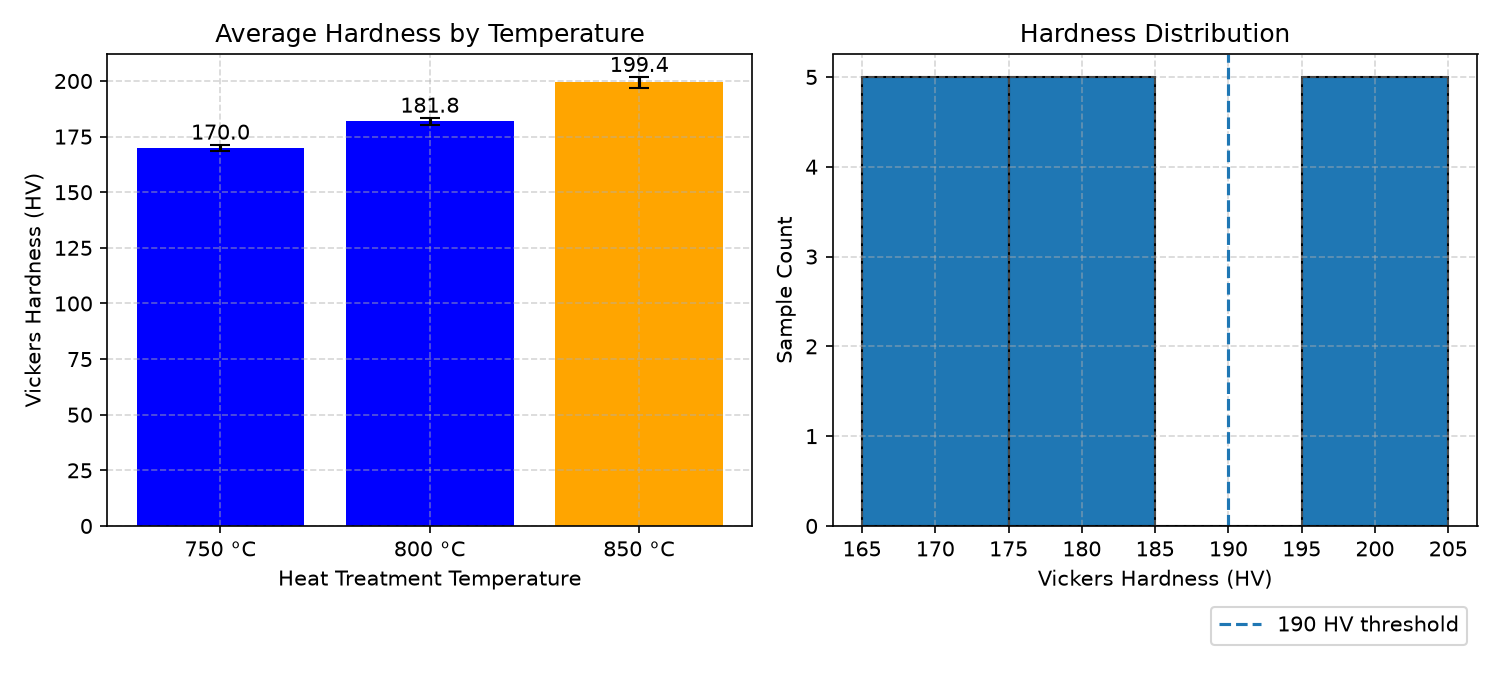

Write the Python code that produced this figure.
import numpy as np
from pathlib import Path
import pandas as pd
import matplotlib.pyplot as plt
from matplotlib.ticker import MaxNLocator

def read_data(file_name):
    file_path = Path(__file__).parent / file_name
    data = pd.read_csv(file_path, encoding = "utf-8")
    return data

def data_analysis(data):
    print(f"读取测量点：{data.shape[0]}")
    grouped = data.groupby("temperature_c", sort = False)
    summary = grouped.agg(
        count = ("sample_id", "count"),
        average_hardness_hv = ("hardness_hv", np.mean),
        standard_deviation = ("hardness_hv", np.std)
    )
    max_hardness_temperature = summary["average_hardness_hv"].idxmax()
    summary = summary.reset_index()
    print(f"温度组数：{summary.shape[0]}")
    summary.apply(
        lambda data: print(f"{data["temperature_c"]:.0f} °C：试样 {int(data["count"])} 件，平均硬度 {data["average_hardness_hv"]:.1f} HV，标准差 {data["standard_deviation"]:.1f} HV"),
        axis = 1
    )
    print(f"最高平均硬度：{max_hardness_temperature} °C（{summary[summary["temperature_c"] == max_hardness_temperature]["average_hardness_hv"].values[0]:.1f} HV）")
    return summary, max_hardness_temperature

def print_plot(data, summary, max_hardness_temperature):
    figure, (bar_ax, hist_ax) = plt.subplots(
        1,
        2,
        figsize = (10, 4.5)
    )

    bar_xpositions = range(summary.shape[0])
    x_labels = [
        f"{temperature:.0f} °C"
        for temperature in summary["temperature_c"]
    ]
    bar_colors = [
        "orange"
        if temperature == max_hardness_temperature
        else "blue"
        for temperature in summary["temperature_c"]
    ]
    bars = bar_ax.bar(
        bar_xpositions,
        summary["average_hardness_hv"],
        yerr = summary["standard_deviation"],
        color = bar_colors,
        capsize = 5
    )
    bar_ax.bar_label(
        bars,
        fmt = "%.1f"
    )
    bar_ax.set_xticks(bar_xpositions, x_labels)
    bar_ax.set_title("Average Hardness by Temperature")
    bar_ax.set_xlabel("Heat Treatment Temperature")
    bar_ax.set_ylabel("Vickers Hardness (HV)")
    bar_ax.grid(
        True,
        alpha = 0.5,
        linestyle = "--"
    )

    hist_ax.hist(
        data["hardness_hv"],
        bins = [165, 175, 185, 195, 205],
        edgecolor = "black"
    )
    hist_ax.yaxis.set_major_locator(
        MaxNLocator(integer = True)
    )
    hist_ax.set_title("Hardness Distribution")
    hist_ax.set_xlabel("Vickers Hardness (HV)")
    hist_ax.set_ylabel("Sample Count")
    hist_ax.grid(
        True,
        alpha = 0.5,
        linestyle = "--"
    )

    hard_sample_inquiry(data)
    hist_ax.axvline(
        190,
        label = "190 HV threshold",
        linestyle = "--"
    )
    hist_ax.legend(
        loc="upper right",
        bbox_to_anchor=(1.0, -0.15)
    )

    figure.tight_layout()
    figure.savefig(Path(__file__).parent / "hardness_subplots.png", dpi = 150)
    plt.show()
    print("图像已保存：hardness_subplots.png")

def hard_sample_inquiry(data):
    hard_samples = data[data["hardness_hv"] >= 190]
    print(f"高硬度试样（≥ 190 HV）：{hard_samples.shape[0]}/{data.shape[0]}（{hard_samples.shape[0] / data.shape[0] * 100:.1f}%）")

def main():
    data = read_data("hardness_measurements.csv")
    summary, max_hardness_temperature = data_analysis(data)
    print_plot(data, summary, max_hardness_temperature)

if __name__ == "__main__":
    main()
